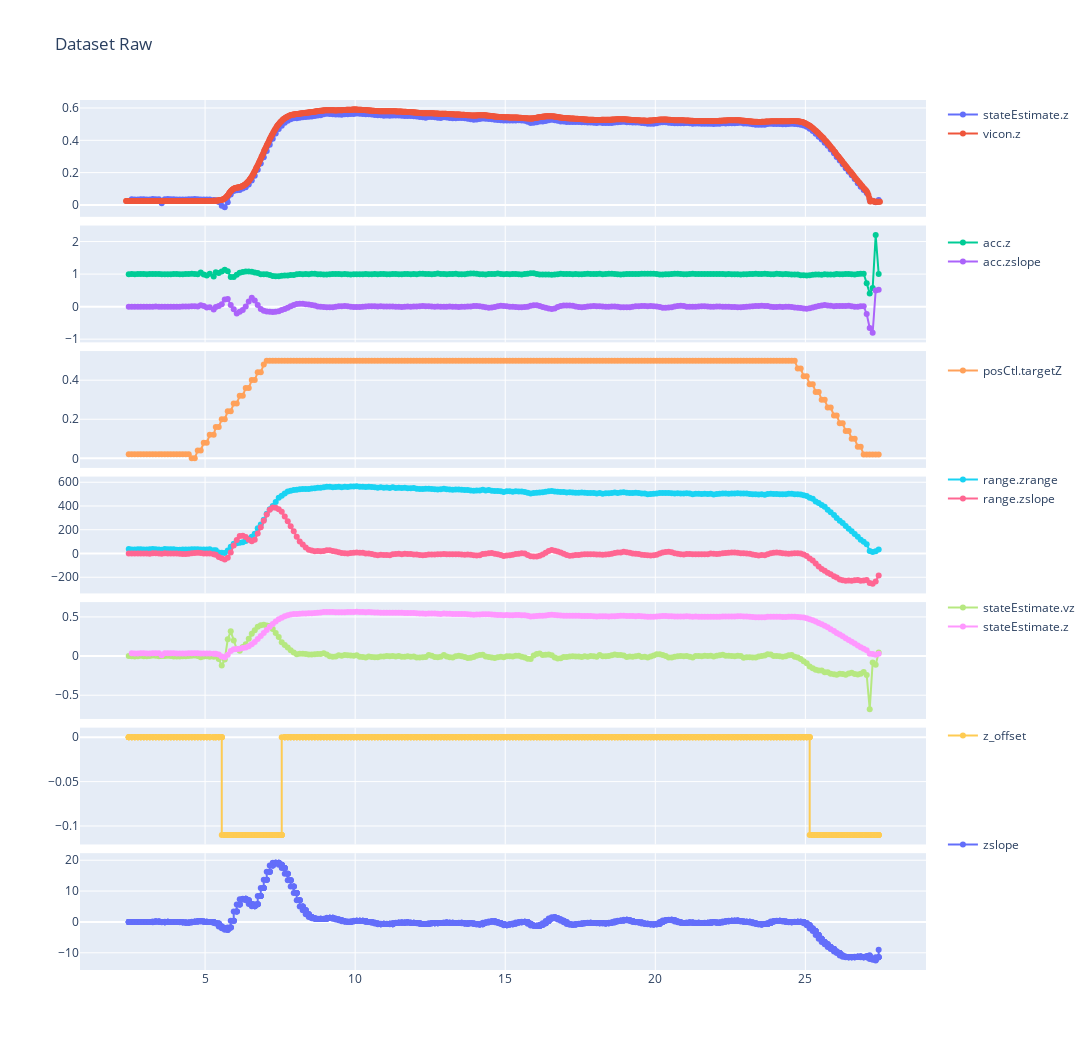

Notebook cell for this chart:
### Code cell
CF_df = pd.read_csv(TRAIN_SENSOR_IN, header=0, names=["Timestamp", "Timestamp_CF", "ID", "Value"]) # New dataformat including timestamp from crazyfly
#CF_df    = pd.read_csv(TRAIN_SENSOR_IN,  header=0, names=["Timestamp", "ID", "Value"])
VICON_df = pd.read_csv(TRAIN_SENSOR_OUT, header=0, names=["Timestamp", "ID", "Value"])

groups = np.unique([x.split(".")[0] for x in np.unique(CF_df["ID"])]) 

fig = make_subplots(rows=len(groups)+1, cols=1, shared_xaxes=True, vertical_spacing=0.01)

drone_z = CF_df.loc[CF_df['ID'] == 'stateEstimate.z'].reset_index(drop=True)
vicon_z = VICON_df.loc[VICON_df['ID'] == 'CF_PHILIP_posz'].reset_index(drop=True)

fig.append_trace(go.Scatter(x=drone_z["Timestamp"]/1000, y= drone_z["Value"], mode="lines+markers", name="stateEstimate.z", legendgroup = 1), row = 1, col = 1)      
fig.append_trace(go.Scatter(x=vicon_z["Timestamp"]/1000, y= vicon_z["Value"], mode="lines+markers", name="vicon.z", legendgroup = 1), row = 1, col = 1)   

# extract the time-of-flight sensor value
for k, group in CF_df.groupby(["ID"]):
    index = groups.tolist().index(k.split(".")[0]) + 2
    group = group.reset_index()
    fig.append_trace(go.Scatter(x=group["Timestamp"]/1000, y= group["Value"], mode="lines+markers", name=k, legendgroup = index), row = index, col = 1)              

fig.update_layout(
    title_text="Dataset Raw", 
    height=(len(groups)+1)*150, 
    width=15*80, 
    legend_tracegroupgap = 90,
)
fig.show()

### Figure 1 — Plotly figure (JSON) as saved in the notebook; plotly's stock layout.template omitted (floating-point values rounded to 4 significant figures; data arrays with more than 128 entries replaced by an {"elided": "..."} marker saying what was removed)
{"data": [{"legendgroup": "1", "mode": "lines+markers", "name": "stateEstimate.z", "type": "scatter", "x": {"elided": "250 float values"}, "xaxis": "x", "y": {"elided": "250 float values"}, "yaxis": "y"}, {"legendgroup": "1", "mode": "lines+markers", "name": "vicon.z", "type": "scatter", "x": {"elided": "914 float values"}, "xaxis": "x", "y": {"elided": "914 float values"}, "yaxis": "y"}, {"legendgroup": "2", "mode": "lines+markers", "name": "acc.z", "type": "scatter", "x": {"elided": "251 float values"}, "xaxis": "x2", "y": {"elided": "251 float values"}, "yaxis": "y2"}, {"legendgroup": "2", "mode": "lines+markers", "name": "acc.zslope", "type": "scatter", "x": {"elided": "251 float values"}, "xaxis": "x2", "y": {"elided": "251 float values"}, "yaxis": "y2"}, {"legendgroup": "3", "mode": "lines+markers", "name": "posCtl.targetZ", "type": "scatter", "x": {"elided": "251 float values"}, "xaxis": "x3", "y": {"elided": "251 float values"}, "yaxis": "y3"}, {"legendgroup": "4", "mode": "lines+markers", "name": "range.zrange", "type": "scatter", "x": {"elided": "251 float values"}, "xaxis": "x4", "y": {"elided": "251 int values"}, "yaxis": "y4"}, {"legendgroup": "4", "mode": "lines+markers", "name": "range.zslope", "type": "scatter", "x": {"elided": "251 float values"}, "xaxis": "x4", "y": {"elided": "251 float values"}, "yaxis": "y4"}, {"legendgroup": "5", "mode": "lines+markers", "name": "stateEstimate.vz", "type": "scatter", "x": {"elided": "251 float values"}, "xaxis": "x5", "y": {"elided": "251 float values"}, "yaxis": "y5"}, {"legendgroup": "5", "mode": "lines+markers", "name": "stateEstimate.z", "type": "scatter", "x": {"elided": "250 float values"}, "xaxis": "x5", "y": {"elided": "250 float values"}, "yaxis": "y5"}, {"legendgroup": "6", "mode": "lines+markers", "name": "z_offset", "type": "scatter", "x": {"elided": "1255 float values"}, "xaxis": "x6", "y": {"elided": "1255 float values"}, "yaxis": "y6"}, {"legendgroup": "7", "mode": "lines+markers", "name": "zslope", "type": "scatter", "x": {"elided": "1255 float values"}, "xaxis": "x7", "y": {"elided": "1255 float values"}, "yaxis": "y7"}], "layout": {"height": 1050, "legend": {"tracegroupgap": 90}, "title": {"text": "Dataset Raw"}, "width": 1200, "xaxis": {"anchor": "y", "autorange": true, "domain": [0, 1], "matches": "x7", "range": [0.8484, 29.0], "showticklabels": false, "type": "linear"}, "xaxis2": {"anchor": "y2", "autorange": true, "domain": [0, 1], "matches": "x7", "range": [0.8484, 29.0], "showticklabels": false, "type": "linear"}, "xaxis3": {"anchor": "y3", "autorange": true, "domain": [0, 1], "matches": "x7", "range": [0.8484, 29.0], "showticklabels": false, "type": "linear"}, "xaxis4": {"anchor": "y4", "autorange": true, "domain": [0, 1], "matches": "x7", "range": [0.8484, 29.0], "showticklabels": false, "type": "linear"}, "xaxis5": {"anchor": "y5", "autorange": true, "domain": [0, 1], "matches": "x7", "range": [0.8484, 29.0], "showticklabels": false, "type": "linear"}, "xaxis6": {"anchor": "y6", "autorange": true, "domain": [0, 1], "matches": "x7", "range": [0.8484, 29.0], "showticklabels": false, "type": "linear"}, "xaxis7": {"anchor": "y7", "autorange": true, "domain": [0, 1], "range": [0.8484, 29.0], "type": "linear"}, "yaxis": {"anchor": "x", "autorange": true, "domain": [0.8657, 1], "range": [-0.07392, 0.6496], "type": "linear"}, "yaxis2": {"anchor": "x2", "autorange": true, "domain": [0.7214, 0.8557], "range": [-1.098, 2.492], "type": "linear"}, "yaxis3": {"anchor": "x3", "autorange": true, "domain": [0.5771, 0.7114], "range": [-0.04912, 0.5492], "type": "linear"}, "yaxis4": {"anchor": "x4", "autorange": true, "domain": [0.4329, 0.5671], "range": [-336.3, 647.8], "type": "linear"}, "yaxis5": {"anchor": "x5", "autorange": true, "domain": [0.2886, 0.4229], "range": [-0.8032, 0.689], "type": "linear"}, "yaxis6": {"anchor": "x6", "autorange": true, "domain": [0.1443, 0.2786], "range": [-0.1208, 0.0108], "type": "linear"}, "yaxis7": {"anchor": "x7", "autorange": true, "domain": [0, 0.1343], "range": [-15.57, 22.28], "type": "linear"}}}
